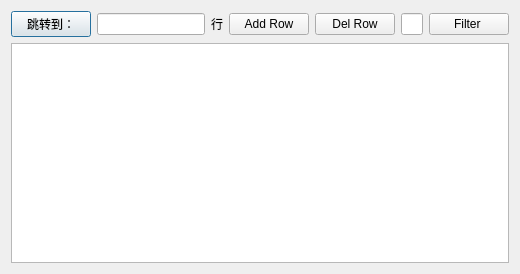
<?xml version="1.0" encoding="UTF-8"?>
<ui version="4.0">
 <class>DataBaseInfo</class>
 <widget class="QDialog" name="DataBaseInfo">
  <property name="geometry">
   <rect>
    <x>0</x>
    <y>0</y>
    <width>448</width>
    <height>274</height>
   </rect>
  </property>
  <property name="windowTitle">
   <string>Dialog</string>
  </property>
  <layout class="QGridLayout" name="gridLayout">
   <item row="0" column="0">
    <layout class="QVBoxLayout" name="verticalLayout">
     <item>
      <layout class="QHBoxLayout" name="horizontalLayout">
       <item>
        <spacer name="horizontalSpacer">
         <property name="orientation">
          <enum>Qt::Horizontal</enum>
         </property>
         <property name="sizeHint" stdset="0">
          <size>
           <width>40</width>
           <height>20</height>
          </size>
         </property>
        </spacer>
       </item>
       <item>
        <widget class="QPushButton" name="pushButton_4">
         <property name="text">
          <string>跳转到：</string>
         </property>
        </widget>
       </item>
       <item>
        <widget class="QLineEdit" name="lineEdit_2">
         <property name="sizePolicy">
          <sizepolicy hsizetype="Fixed" vsizetype="Fixed">
           <horstretch>0</horstretch>
           <verstretch>0</verstretch>
          </sizepolicy>
         </property>
         <property name="toolTip">
          <string>-1:To Bottom;1:To Top</string>
         </property>
        </widget>
       </item>
       <item>
        <widget class="QLabel" name="label_2">
         <property name="text">
          <string>行</string>
         </property>
        </widget>
       </item>
       <item>
        <spacer name="horizontalSpacer_2">
         <property name="orientation">
          <enum>Qt::Horizontal</enum>
         </property>
         <property name="sizeHint" stdset="0">
          <size>
           <width>40</width>
           <height>20</height>
          </size>
         </property>
        </spacer>
       </item>
       <item>
        <widget class="QPushButton" name="pushButton">
         <property name="text">
          <string>Add Row</string>
         </property>
        </widget>
       </item>
       <item>
        <widget class="QPushButton" name="pushButton_2">
         <property name="text">
          <string>Del Row</string>
         </property>
        </widget>
       </item>
       <item>
        <widget class="QLineEdit" name="lineEdit">
         <property name="maximumSize">
          <size>
           <width>180</width>
           <height>16777215</height>
          </size>
         </property>
        </widget>
       </item>
       <item>
        <widget class="QPushButton" name="pushButton_3">
         <property name="text">
          <string>Filter </string>
         </property>
        </widget>
       </item>
      </layout>
     </item>
     <item>
      <widget class="QTableView" name="tableView">
       <property name="inputMethodHints">
        <set>Qt::ImhNone</set>
       </property>
      </widget>
     </item>
    </layout>
   </item>
  </layout>
 </widget>
 <resources/>
 <connections>
  <connection>
   <sender>pushButton</sender>
   <signal>clicked()</signal>
   <receiver>DataBaseInfo</receiver>
   <slot>add_row()</slot>
   <hints>
    <hint type="sourcelabel">
     <x>247</x>
     <y>27</y>
    </hint>
    <hint type="destinationlabel">
     <x>5</x>
     <y>69</y>
    </hint>
   </hints>
  </connection>
  <connection>
   <sender>pushButton_2</sender>
   <signal>clicked()</signal>
   <receiver>DataBaseInfo</receiver>
   <slot>del_row()</slot>
   <hints>
    <hint type="sourcelabel">
     <x>318</x>
     <y>33</y>
    </hint>
    <hint type="destinationlabel">
     <x>178</x>
     <y>7</y>
    </hint>
   </hints>
  </connection>
  <connection>
   <sender>lineEdit</sender>
   <signal>textChanged(QString)</signal>
   <receiver>DataBaseInfo</receiver>
   <slot>filter()</slot>
   <hints>
    <hint type="sourcelabel">
     <x>365</x>
     <y>31</y>
    </hint>
    <hint type="destinationlabel">
     <x>281</x>
     <y>-10</y>
    </hint>
   </hints>
  </connection>
  <connection>
   <sender>pushButton_3</sender>
   <signal>clicked()</signal>
   <receiver>DataBaseInfo</receiver>
   <slot>filter()</slot>
   <hints>
    <hint type="sourcelabel">
     <x>436</x>
     <y>33</y>
    </hint>
    <hint type="destinationlabel">
     <x>443</x>
     <y>27</y>
    </hint>
   </hints>
  </connection>
  <connection>
   <sender>pushButton_4</sender>
   <signal>clicked()</signal>
   <receiver>DataBaseInfo</receiver>
   <slot>jump_to()</slot>
   <hints>
    <hint type="sourcelabel">
     <x>48</x>
     <y>23</y>
    </hint>
    <hint type="destinationlabel">
     <x>11</x>
     <y>9</y>
    </hint>
   </hints>
  </connection>
 </connections>
 <slots>
  <slot>add_row()</slot>
  <slot>del_row()</slot>
  <slot>filter()</slot>
  <slot>reset()</slot>
  <slot>jump_to()</slot>
 </slots>
</ui>
